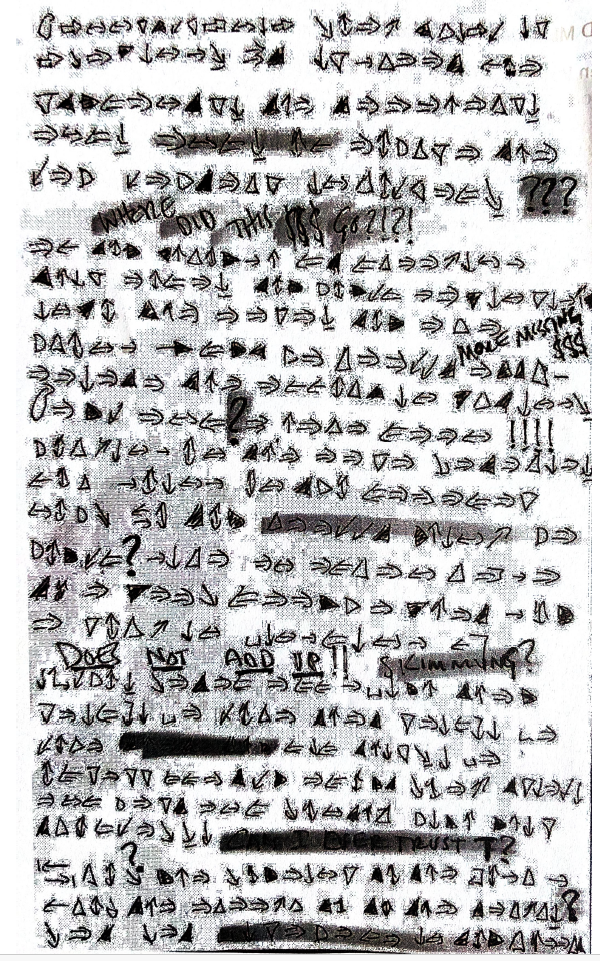
#> input picture mock-trial-cipher/original.png, 600 x 961 px, found by its file name
$ python orient.py
#> lines starting #> are read from the running program, lines starting #| are printed output that depends on the picture; after the words box and inside, x2 and y2 are one past the last pixel; in counts of white or black regions, pixels touching at a corner belong together
import json, cv2, numpy as np
S=4
im = cv2.imread('original.png',0)
#> im: shape (961, 600); min 0, max 255, mean 189.8
big = cv2.resize(im,None,fx=S,fy=S,interpolation=cv2.INTER_CUBIC)
blur = cv2.GaussianBlur(big,(0,0),3)
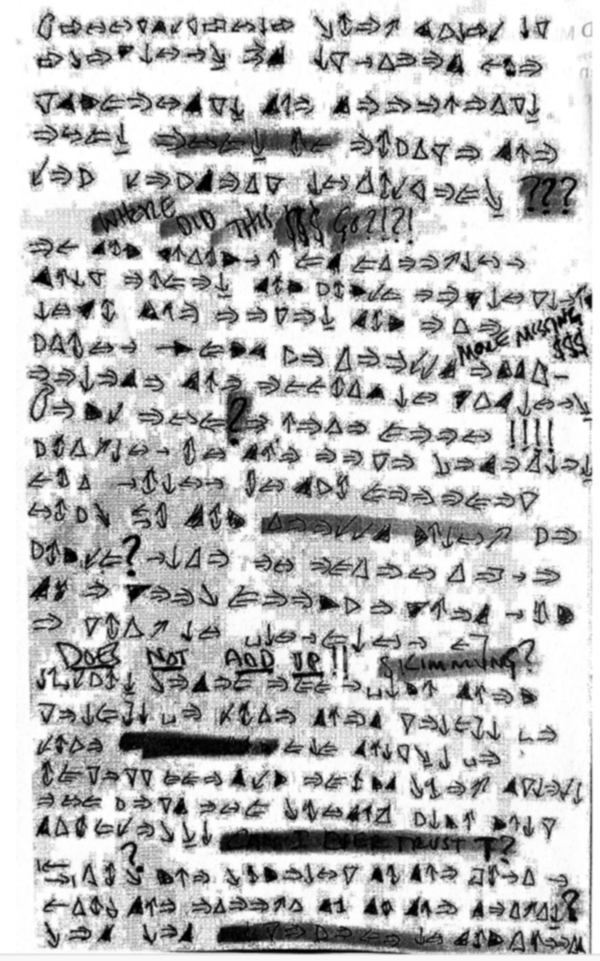
#> blur: shape (3844, 2400) (shown at 1/4 size); min 0, max 255, mean 189.8
bw = cv2.adaptiveThreshold(blur,255,cv2.ADAPTIVE_THRESH_GAUSSIAN_C,cv2.THRESH_BINARY_INV,61,12)
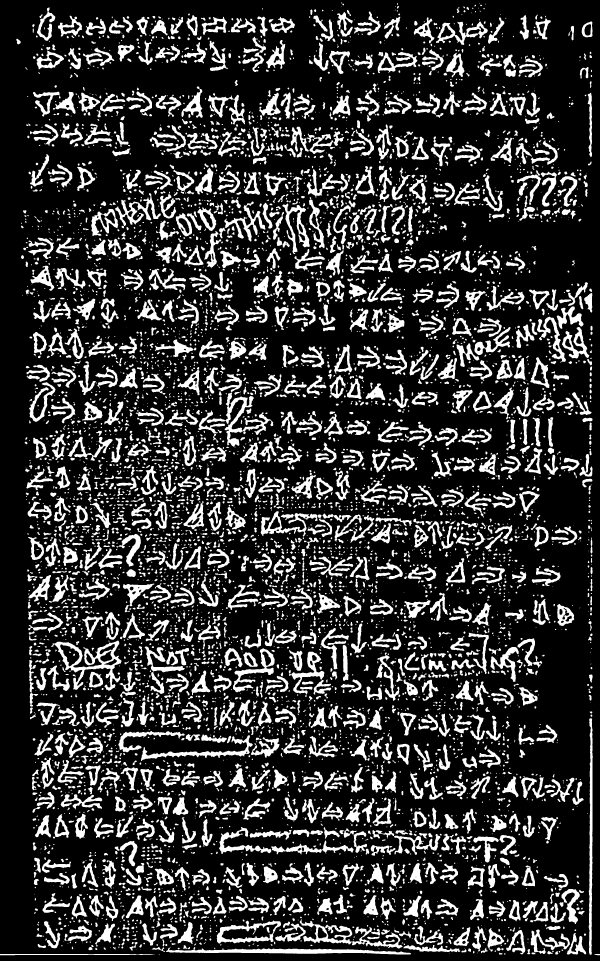
#> bw: shape (3844, 2400) (shown at 1/4 size); 20.6% white; 7004 white regions (1897 under 20 px), largest, box (x1, y1, x2, y2) and area: (204, 2563, 486, 2763) 14927, (664, 3787, 1644, 3818) 13311, (1199, 3677, 1610, 3794) 11885
k=cv2.getStructuringElement(cv2.MORPH_ELLIPSE,(13,13))
op=cv2.morphologyEx(bw,cv2.MORPH_OPEN,k)
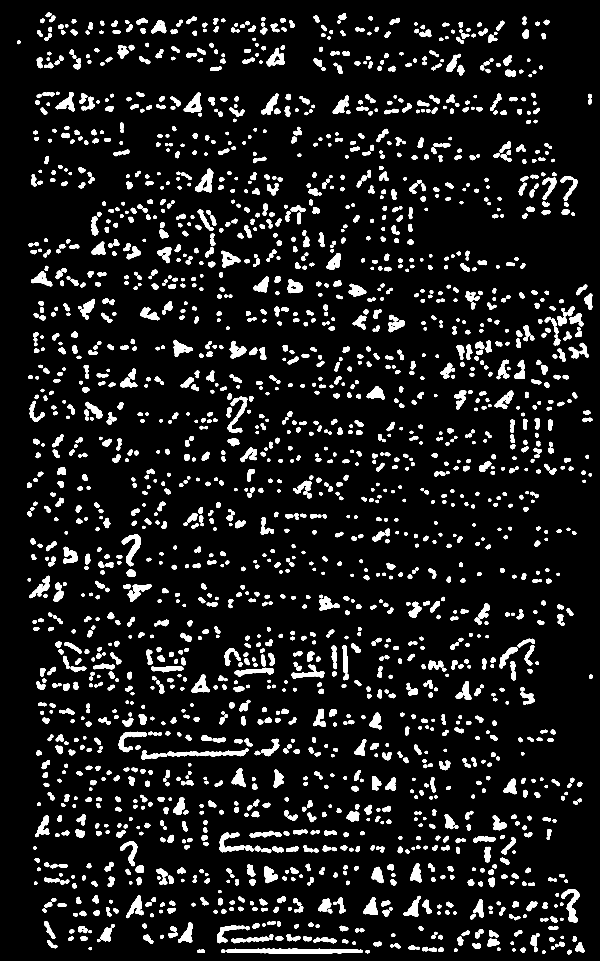
#> op: shape (3844, 2400) (shown at 1/4 size); 8.9% white; 2260 white regions, largest, box (x1, y1, x2, y2) and area: (906, 3794, 1451, 3815) 8663, (669, 2993, 994, 3028) 4763, (2246, 3556, 2319, 3691) 3823
#> (the run stopped early here; a loop or call above may not have finished)
